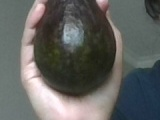
#> input picture ML EB/Tugas/Tugas 4 Buah/gambar/matang-1.jpg, 160 x 120 px, given in place of the camera
$ python tugas4.py
#> lines starting #> are read from the running program, lines starting #| are printed output that depends on the picture; after the words box and inside, x2 and y2 are one past the last pixel; in counts of white or black regions, pixels touching at a corner belong together
import cv2
import numpy as np
import csv
import os
from glob import glob

def extract_extended_features(roi):
    hsv = cv2.cvtColor(roi, cv2.COLOR_BGR2HSV)
    h, s, v = cv2.split(hsv)

    mean_h = np.mean(h)
    mean_s = np.mean(s)
    mean_v = np.mean(v)
    std_h = np.std(h)
    std_s = np.std(s)
    std_v = np.std(v)

    ratio_s_h = mean_s / (mean_h + 1e-5)
    ratio_v_s = mean_v / (mean_s + 1e-5)

    hist_h = cv2.calcHist([hsv], [0], None, [180], [0,180])
    hist_h = hist_h / hist_h.sum()
    entropy_h = -np.sum(hist_h * np.log2(hist_h + 1e-10))

    total_pixels = h.size
    prop_kuning = np.sum((h >= 20) & (h <= 40)) / total_pixels
    prop_hijau  = np.sum((h >= 50) & (h <= 70)) / total_pixels

    gray = cv2.cvtColor(roi, cv2.COLOR_BGR2GRAY)
    std_gray = np.std(gray)

    return np.array([
        mean_h, mean_s, mean_v,
        std_h, std_s, std_v,
        ratio_s_h, ratio_v_s,
        entropy_h,
        prop_kuning, prop_hijau,
        std_gray
    ])

feature_names = [
    "Mean H", "Mean S", "Mean V",
    "Std H", "Std S", "Std V",
    "Ratio S/H", "Ratio V/S",
    "Entropy H",
    "Prop Kuning", "Prop Hijau",
    "Std Gray",
    "Label", "Filename"
]

csv_filename = 'fitur_buah.csv'
img_folder = 'gambar'
os.makedirs(img_folder, exist_ok=True)

# Header CSV
if not os.path.exists(csv_filename):
    with open(csv_filename, mode='w', newline='') as f:
        writer = csv.writer(f)
        writer.writerow(feature_names)

# Webcam
cap = cv2.VideoCapture(0)

while True:
    ret, frame = cap.read()
#> frame is the input picture: shape (120, 160, 3); mean B, G, R 95.5, 98.4, 97.1
    if not ret:
        break

    h, w, _ = frame.shape
#> h = 120; w = 160
    crop_w = int(w * 0.25)
#> crop_w = 40
    crop_h = int(h * 0.25)
#> crop_h = 30
    x1 = (w - crop_w) // 2
#> x1 = 60
    y1 = (h - crop_h) // 2
#> y1 = 45
    x2 = x1 + crop_w
#> x2 = 100
    y2 = y1 + crop_h
#> y2 = 75
    roi = frame[y1:y2, x1:x2]
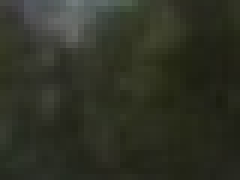
#> roi: shape (30, 40, 3) (shown 6 times larger); mean B, G, R 37.4, 49.7, 47.1
    features = extract_extended_features(roi)
#> in extract_extended_features, `hsv = cv2.cvtColor(roi, cv2.COLOR_BGR2HSV)`: hsv: shape (30, 40, 3); mean H, S, V 38.3, 69.8, 49.7
#> in extract_extended_features, `h, s, v = cv2.split(hsv)`:
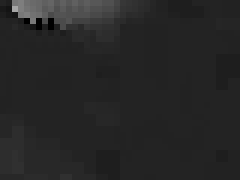
#> h: shape (30, 40) (shown 6 times larger); min 0, max 165, mean 38.3
#> in extract_extended_features, `h, s, v = cv2.split(hsv)`:
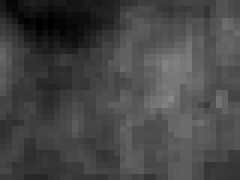
#> s: shape (30, 40) (shown 6 times larger); min 0, max 135, mean 69.8
#> in extract_extended_features, `h, s, v = cv2.split(hsv)`:
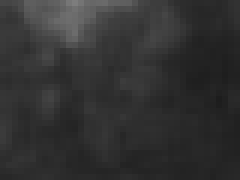
#> v: shape (30, 40) (shown 6 times larger); min 29, max 125, mean 49.7
#> in extract_extended_features, `mean_h = np.mean(h)`: mean_h = 38.26
#> in extract_extended_features, `mean_s = np.mean(s)`: mean_s = 69.75
#> in extract_extended_features, `mean_v = np.mean(v)`: mean_v = 49.74
#> in extract_extended_features, `std_h = np.std(h)`: std_h = 13.49
#> in extract_extended_features, `std_s = np.std(s)`: std_s = 25.22
#> in extract_extended_features, `std_v = np.std(v)`: std_v = 15.37
#> in extract_extended_features, `ratio_s_h = mean_s / (mean_h + 1e-5)`: ratio_s_h = 1.82
#> in extract_extended_features, `ratio_v_s = mean_v / (mean_s + 1e-5)`: ratio_v_s = 0.713
#> in extract_extended_features, `hist_h = cv2.calcHist([hsv], [0], None, [180], [0,180])`: hist_h = 180 values, max 614 at index 35, min 0 at index 1, mean 6.67
#> in extract_extended_features, `hist_h = hist_h / hist_h.sum()`: hist_h = 180 values, max 0.512 at index 35, min 0 at index 1, mean 0.00556
#> in extract_extended_features, `entropy_h = -np.sum(hist_h * np.log2(hist_h + 1e-10))`: entropy_h = 2.75
#> in extract_extended_features, `prop_kuning = np.sum((h >= 20) & (h <= 40)) / total_pixels`: prop_kuning = 0.882
#> in extract_extended_features, `prop_hijau  = np.sum((h >= 50) & (h <= 70)) / total_pixels`: prop_hijau = 0.0175
#> in extract_extended_features, `std_gray = np.std(gray)`: std_gray = 15.22
#> features = [38.26, 69.75, 49.74, 13.49, 25.22, 15.37, 1.82, 0.713, 2.75, 0.882, 0.0175, 15.22]

    # Overlay
    overlay = frame.copy()
    cv2.rectangle(overlay, (x1, y1), (x2, y2), (0, 255, 0), 3)
    cv2.putText(overlay, "Center fruit here!", (x1 - 30, y1 - 10),
                cv2.FONT_HERSHEY_SIMPLEX, 0.6, (0,255,0), 2)
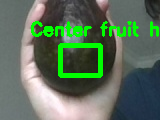
#> overlay: shape (120, 160, 3); mean B, G, R 90.3, 112.4, 91.5

    for idx, value in enumerate(features):
        text = f"{feature_names[idx]}: {value:.2f}"
        cv2.putText(overlay, text, (10, 30 + idx*25),
                    cv2.FONT_HERSHEY_SIMPLEX, 0.6, (0, 255, 255), 2)
#> this loop made 12 passes
#> (value, text) on passes 1 to 12: (38.26, 'Mean H: 38.26'), (69.75, 'Mean S: 69.75'), (49.74, 'Mean V: 49.74'), (13.49, 'Std H: 13.49'), (25.22, 'Std S: 25.22'), (15.37, 'Std V: 15.37'), (1.82, 'Ratio S/H: 1.82'), (0.713, 'Ratio V/S: 0.71'), (2.75, 'Entropy H: 2.75'), (0.882, 'Prop Kuning: 0.88'), (0.0175, 'Prop Hijau: 0.02'), (15.22, 'Std Gray: 15.22')
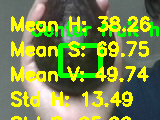
#> overlay: shape (120, 160, 3); 19.21% of pixels changed, all inside (x1, y1, x2, y2) = (11, 16, 151, 120)

    cv2.putText(overlay, "Press [m]=Matang  [r]=Mentah  [b]=Busuk", (10, h - 20),
                cv2.FONT_HERSHEY_SIMPLEX, 0.6, (255, 255, 255), 2)
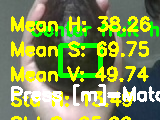
#> overlay: shape (120, 160, 3); 5.59% of pixels changed, all inside (x1, y1, x2, y2) = (11, 84, 160, 106)

    cv2.imshow("Webcam + Fitur + Simpan CSV", overlay)

    key = cv2.waitKey(1) & 0xFF
#> (key Esc is pressed here)
    if key in [ord('m'), ord('r'), ord('b')]:
        label = {'m': 'matang', 'r': 'mentah', 'b': 'busuk'}[chr(key)]

        # Tentukan nomor urut berikutnya
        existing = glob(os.path.join(img_folder, f"{label}-*.jpg"))
        next_num = len(existing) + 1
        img_filename = f"{label}-{next_num}.jpg"
        img_path = os.path.join(img_folder, img_filename)

        # Simpan gambar ROI dan data fitur
        cv2.imwrite(img_path, roi)
        data_row = list(features) + [label, img_filename]
        with open(csv_filename, mode='a', newline='') as f:
            writer = csv.writer(f)
            writer.writerow(data_row)
        print(f"Data disimpan: {img_filename} (label: {label})")

    elif key == 27:  # ESC
        break

cap.release()
cv2.destroyAllWindows()

$ run again, on ML EB/Tugas/Tugas 4 Buah/gambar/matang-10.jpg
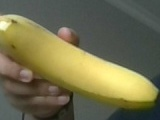
#> input picture ML EB/Tugas/Tugas 4 Buah/gambar/matang-10.jpg, 160 x 120 px, given in place of the camera
#> frame is the input picture: shape (120, 160, 3); mean B, G, R 77.5, 110.2, 113.9
#> hsv: shape (30, 40, 3); mean H, S, V 27.4, 108.8, 201.6
#> mean_h = 27.41
#> mean_s = 108.8
#> mean_v = 201.6
#> std_h = 8.11
#> std_s = 36.67
#> std_v = 50.78
#> ratio_s_h = 3.97
#> ratio_v_s = 1.85
#> in extract_extended_features, `hist_h = cv2.calcHist([hsv], [0], None, [180], [0,180])`: hist_h = 180 values, max 574 at index 25, min 0 at index 0, mean 6.67
#> in extract_extended_features, `hist_h = hist_h / hist_h.sum()`: hist_h = 180 values, max 0.478 at index 25, min 0 at index 0, mean 0.00556
#> entropy_h = 2.57
#> prop_kuning = 0.93
#> prop_hijau = 0.0508
#> std_gray = 43.33
#> features = [27.41, 108.8, 201.6, 8.11, 36.67, 50.78, 3.97, 1.85, 2.57, 0.93, 0.0508, 43.33]
#> the loop `for idx, value in enumerate(features):` made 12 passes
#> (value, text) on passes 1 to 8: (27.41, 'Mean H: 27.41'), (108.8, 'Mean S: 108.77'), (201.6, 'Mean V: 201.56'), (8.11, 'Std H: 8.11'), (36.67, 'Std S: 36.67'), (50.78, 'Std V: 50.78'), (3.97, 'Ratio S/H: 3.97'), (1.85, 'Ratio V/S: 1.85')
#> after the loop `for idx, value in enumerate(features):`:
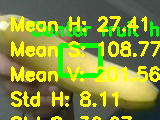
#> overlay: shape (120, 160, 3); mean B, G, R 57.8, 144, 131.4
#> `cv2.putText(overlay, "Press [m]=Matang  [r]=Mentah  [b]=Busuk", (10, h..`:
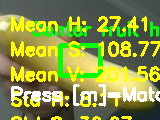
#> overlay: shape (120, 160, 3); 5.59% of pixels changed, all inside (x1, y1, x2, y2) = (11, 84, 160, 106)

$ run again, on ML EB/Tugas/Tugas 4 Buah/gambar/matang-11.jpg
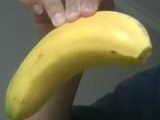
#> input picture ML EB/Tugas/Tugas 4 Buah/gambar/matang-11.jpg, 160 x 120 px, given in place of the camera
#> frame is the input picture: shape (120, 160, 3); mean B, G, R 77.8, 114.8, 120.6
#> hsv: shape (30, 40, 3); mean H, S, V 25.6, 156.5, 139.2
#> mean_h = 25.64
#> mean_s = 156.5
#> mean_v = 139.2
#> std_h = 3.07
#> std_s = 36.05
#> std_v = 48.11
#> ratio_s_h = 6.11
#> ratio_v_s = 0.889
#> in extract_extended_features, `hist_h = cv2.calcHist([hsv], [0], None, [180], [0,180])`: hist_h = 180 values, max 523 at index 25, min 0 at index 0, mean 6.67
#> in extract_extended_features, `hist_h = hist_h / hist_h.sum()`: hist_h = 180 values, max 0.436 at index 25, min 0 at index 0, mean 0.00556
#> entropy_h = 2.31
#> prop_kuning = 0.998
#> prop_hijau = 0.0025
#> std_gray = 42.27
#> features = [25.64, 156.5, 139.2, 3.07, 36.05, 48.11, 6.11, 0.889, 2.31, 0.998, 0.0025, 42.27]
#> the loop `for idx, value in enumerate(features):` made 12 passes
#> (value, text) on passes 1 to 8: (25.64, 'Mean H: 25.64'), (156.5, 'Mean S: 156.52'), (139.2, 'Mean V: 139.15'), (3.07, 'Std H: 3.07'), (36.05, 'Std S: 36.05'), (48.11, 'Std V: 48.11'), (6.11, 'Ratio S/H: 6.11'), (0.889, 'Ratio V/S: 0.89')
#> after the loop `for idx, value in enumerate(features):`:
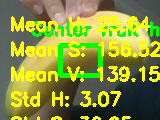
#> overlay: shape (120, 160, 3); mean B, G, R 57, 145.1, 134.1
#> `cv2.putText(overlay, "Press [m]=Matang  [r]=Mentah  [b]=Busuk", (10, h..`:
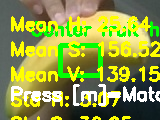
#> overlay: shape (120, 160, 3); 5.59% of pixels changed, all inside (x1, y1, x2, y2) = (11, 84, 160, 106)

$ run again, on ML EB/Tugas/Tugas 4 Buah/gambar/matang-12.jpg
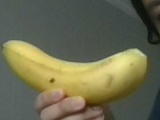
#> input picture ML EB/Tugas/Tugas 4 Buah/gambar/matang-12.jpg, 160 x 120 px, given in place of the camera
#> frame is the input picture: shape (120, 160, 3); mean B, G, R 80.3, 106.7, 107.5
#> hsv: shape (30, 40, 3); mean H, S, V 40.3, 58.9, 138.9
#> mean_h = 40.27
#> mean_s = 58.88
#> mean_v = 138.9
#> std_h = 13.32
#> std_s = 43.38
#> std_v = 60.71
#> ratio_s_h = 1.46
#> ratio_v_s = 2.36
#> in extract_extended_features, `hist_h = cv2.calcHist([hsv], [0], None, [180], [0,180])`: hist_h = 180 values, max 162 at index 55, min 0 at index 0, mean 6.67
#> in extract_extended_features, `hist_h = hist_h / hist_h.sum()`: hist_h = 180 values, max 0.135 at index 55, min 0 at index 0, mean 0.00556
#> entropy_h = 4.27
#> prop_kuning = 0.515
#> prop_hijau = 0.358
#> std_gray = 53.58
#> features = [40.27, 58.88, 138.9, 13.32, 43.38, 60.71, 1.46, 2.36, 4.27, 0.515, 0.358, 53.58]
#> the loop `for idx, value in enumerate(features):` made 12 passes
#> (value, text) on passes 1 to 8: (40.27, 'Mean H: 40.27'), (58.88, 'Mean S: 58.88'), (138.9, 'Mean V: 138.92'), (13.32, 'Std H: 13.32'), (43.38, 'Std S: 43.38'), (60.71, 'Std V: 60.71'), (1.46, 'Ratio S/H: 1.46'), (2.36, 'Ratio V/S: 2.36')
#> `cv2.putText(overlay, "Press [m]=Matang  [r]=Mentah  [b]=Busuk", (10, h..`:
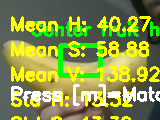
#> overlay: shape (120, 160, 3); mean B, G, R 70.6, 149.4, 134.8
